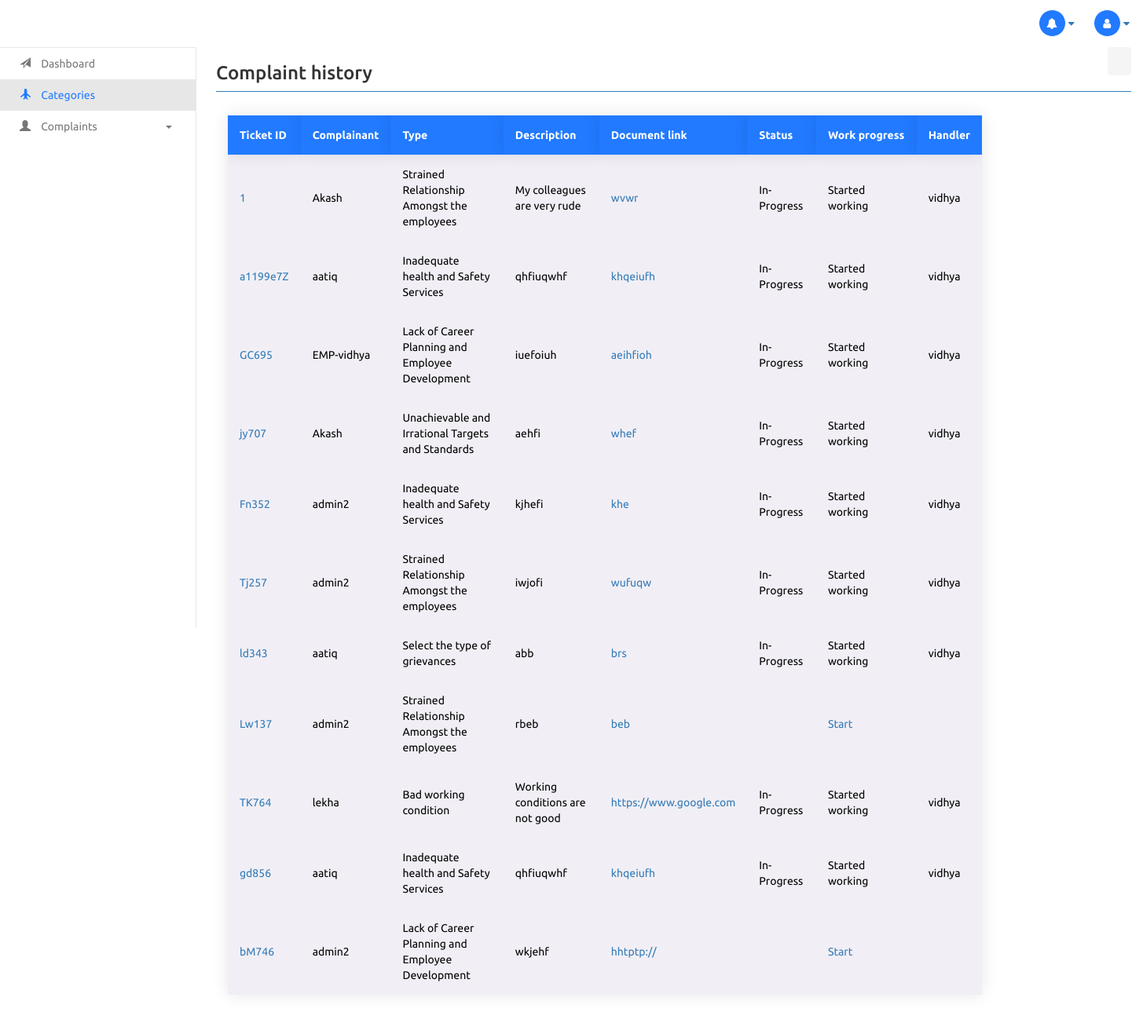
The page /empallcomp/ on the database its author committed.
### base/models.py (models this page shows, shortened)
class Complaint(models.Model):
    ticketid = models.CharField(primary_key=True,max_length=20)
    complainant = models.ForeignKey(User, on_delete = models.SET_NULL,null=True)
    type = models.CharField(max_length=50)
    subject = models.CharField(max_length=100)
    desc = models.CharField(max_length=1000)
    docLink = models.CharField(max_length=1000)
    handler = models.CharField(max_length=30)
    status = models.CharField(max_length=50, blank=True)
    created = models.DateTimeField(auto_now_add=True)

class User(AbstractUser):
    is_user = models.BooleanField('Is user',default=False)
    is_employee = models.BooleanField('Is employee',default=False)
    is_admin = models.BooleanField('Is admin',default=False)

### base/views.py (the view)
# urls.py: path('empallcomp/',views.empallcomp,name="empallcomp"),
def empallcomp(request):
    comp = Complaint.objects.all()
    return render(request,'base/empallcomp.html',{'comp':comp})

### base/templates/base/empallcomp.html (shortened to what this page needs)
<!DOCTYPE html>
<html lang="en">
{% load static %}
<head>
  <link rel='stylesheet' href='https://maxcdn.bootstrapcdn.com/bootstrap/3.3.7/css/bootstrap.min.css'>
  <link rel='stylesheet' href='https://maxcdn.bootstrapcdn.com/font-awesome/4.7.0/css/font-awesome.min.css'>
  <link rel='stylesheet' href='https://morrisjs.github.io/morris.js/css/morris.css'>
  <link rel="stylesheet" href="{% static 'styles/emp.css' %}">
</head>
<body>
  <body>
    <div class="">
      <header class="navbar-fixed-top">
        <div class="row">
          <div class="container-fluid" style="background-color: white;">
            <div class="pull-left">
              <div class="pull-left logo text-center">
              </div>
            </div>
            <div class="pull-right">
              <div class="marr20">
                <ul class="nav navbar-top-links navbar-right">
                  <li class="dropdown bell">
                    <a aria-expanded="false" class="dropdown-toggle" data-toggle="dropdown" href="#"><i
                        class="fa fa-bell fa-fw"></i> <i class="fa fa-caret-down"></i></a>
                  </li>
                  <li class="dropdown user">
                    <a aria-expanded="false" class="dropdown-toggle" data-toggle="dropdown" href="#"><i
                        class="fa fa-user fa-fw"></i> <i class="fa fa-caret-down"></i></a>
                  </li>
                </ul>
              </div>
            </div>
          </div>
        </div>
      </header>
      <div class="wrap">
        <div class="side-menu" style="background-color: white;">
          <nav class="navbar navbar-default" role="navigation">
            <div class="side-menu-container">
              <ul class="nav navbar-nav" style="background-color:white">
                <li>
                  <a href="{% url 'empdash' %}"><span class="glyphicon glyphicon-send"></span> Dashboard</a>
                </li>
                <li class="active">
                  <a href="{% url 'empcat' %}"><span class="glyphicon glyphicon-plane"></span> Categories</a>
                </li>
                <li class="panel panel-default" id="dropdown">
                  <a data-toggle="collapse" href="#dropdown-lvl1"><span class="glyphicon glyphicon-user"></span> Complaints <span class="caret"></span></a>
                </li>
              </ul>
            </div>
          </nav>
      </div>
      <div class="container-fluid">
        <div class="side-body">
          <div class="page-title-box">
            <h3 class="page-title pull-left">Complaint history</h3>
            <ol class="breadcrumb pull-right">
            </ol>
            <div class="clearfix"></div>
          </div>
          <div class="container">
            <table>
              <thead>
                <tr>
                  <th>Ticket ID</th>
                  <th>Complainant</th>
                  <th>Type</th>
                  <th>Description</th>
                  <th>Document link</th>
                  <th>Status</th>
                  <th>Work progress</th>
                  <th>Handler</th>
                </tr>
              </thead>
              <tbody>
                {% for data in comp %}
                <tr>
                  <td><a href="{% url 'comment' data.ticketid %}" style="cursor:pointer">{{data.ticketid}}</a></td>
                  <td>{{data.complainant}}</td>
                  <td>{{data.type}}</td>
                  <td>{{data.desc}}</td>
                  <td><a style="cursor:pointer">{{data.docLink}}</a></td>
                  <td>{{data.status}}</td>
                  {% if data.handler == '' %}
                  <td><a href="{% url 'assign' data.ticketid %}" style="cursor:pointer">Start</a></td>
                  {% else %}
                  <td>Started working</td>
                  {% endif %}
                  <td>{{data.handler}}</td>
                </tr>
                {% endfor %}
              </tbody>
            </table>
          </div>
          <div class="row">
            <div class="col-lg-10 col-sm-10">
              <div class="row">
                <div class="panel-heading">
                  <div class="row">
                    <div class="col-xs-9">
                    </div>
                  </div>
                </div>
              </div>
            </div>
          </div>
        </div>
  </body>
</body>
</html>

### static/styles/emp.css (style rules this page uses)
html { height:100%; }
body { font-family: 'Ubuntu', sans-serif; min-height: 100%; overflow-x:hidden ; }
.wrap { margin-top: 60px; }
.side-menu { position: fixed; width: 250px; height: 100%; background-color: #ffffff; border-right: 1px solid #e7e7e7; transition: all 0.5s ease-in-out; height: calc(100vh - 60px); overflow-y: auto; overflow-x: hidden; }
.side-menu .navbar { border: none; }
.side-menu .navbar-nav .active a { margin-right: -1px; transition: all 0.4s ease-in; color: #217AFF; }
.side-menu .navbar-nav li { display: block; width: 100%; }
.side-menu .navbar-nav li a { padding: 10px 25px; }
.side-menu .navbar-nav li a .glyphicon { padding-right: 10px; }
.side-menu #dropdown { border: 0; margin-bottom: 0; border-radius: 0; background-color: transparent; box-shadow: none; }
.side-menu #dropdown .caret { float: right; margin: 9px 5px 0; }
.side-body { margin-left: 260px; margin-bottom: 60px; transition: all 0.5s ease-in-out; }
.navbar-nav { margin:0; }
.nav>li { float:left; }
.nav>li>a { padding: 12px; }
.navbar-right .fa-fw { border: 1px solid; width: 35px; border-radius: 50%; height: 35px; line-height: 35px; color: #fff; }
.bell .fa-fw { background-color: #217AFF; }
.user .fa-fw { background-color: #217AFF; }
.panel-heading { color:#fff; }
header { height: 60px; background-color: #f8f8f8; padding: 0; border-bottom: 1px solid #e7e7e7; }
.logo { background-color: white; width:250px; height:60px; line-height: 60px; transition: all 0.5s ease-in; }
.page-title-box { border-bottom: 1px solid #337ab7; margin-bottom: 30px; }
table th { white-space: nowrap; }
.marr20 { margin-right: 20px; }
table { width: 960px; border-collapse: collapse; overflow: hidden; box-shadow: 0 0 20px rgba(0, 0, 0, 0.1); }
th, td { padding: 15px; box-shadow: 0 0 20px rgba(0, 0, 0, 0.1); color: #000000; }
th { text-align: left; }
thead th { color:white; background-color:#217AFF; }
tbody td { position: relative; }
tbody td:before { content: ""; position: absolute; left: 0; right: 0; top: -9999px; bottom: -9999px; background-color: #f1eff5; z-index: -1; }
::placeholder { font-family:"Poppins", sans-serif; }

### rows shown on the page
Complaint: ticketid "1", complainant "Akash", type "Strained Relationship Amongst the employees", desc "My colleagues are very rude", docLink "wvwr", status "In-Progress", shows "Started working", handler "vidhya"
Complaint: ticketid "a1199e7Z", complainant "aatiq", type "Inadequate health and Safety Services", desc "qhfiuqwhf", docLink "khqeiufh", status "In-Progress", shows "Started working", handler "vidhya"
Complaint: ticketid "GC695", complainant "EMP-vidhya", type "Lack of Career Planning and Employee Development", desc "iuefoiuh", docLink "aeihfioh", status "In-Progress", shows "Started working", handler "vidhya"
Complaint: ticketid "jy707", complainant "Akash", type "Unachievable and Irrational Targets and Standards", desc "aehfi", docLink "whef", status "In-Progress", shows "Started working", handler "vidhya"
Complaint: ticketid "Fn352", complainant "admin2", type "Inadequate health and Safety Services", desc "kjhefi", docLink "khe", status "In-Progress", shows "Started working", handler "vidhya"
Complaint: ticketid "Tj257", complainant "admin2", type "Strained Relationship Amongst the employees", desc "iwjofi", docLink "wufuqw", status "In-Progress", shows "Started working", handler "vidhya"
Complaint: ticketid "ld343", complainant "aatiq", type "Select the type of grievances", desc "abb", docLink "brs", status "In-Progress", shows "Started working", handler "vidhya"
Complaint: ticketid "Lw137", complainant "admin2", type "Strained Relationship Amongst the employees", desc "rbeb", docLink "beb", handler "Start"
Complaint: ticketid "TK764", complainant "lekha", type "Bad working condition", desc "Working conditions are not good", docLink "https://www.google.com", status "In-Progress", shows "Started working", handler "vidhya"
Complaint: ticketid "gd856", complainant "aatiq", type "Inadequate health and Safety Services", desc "qhfiuqwhf", docLink "khqeiufh", status "In-Progress", shows "Started working", handler "vidhya"
Complaint: ticketid "bM746", complainant "admin2", type "Lack of Career Planning and Employee Development", desc "wkjehf", docLink "hhtptp://", handler "Start"
